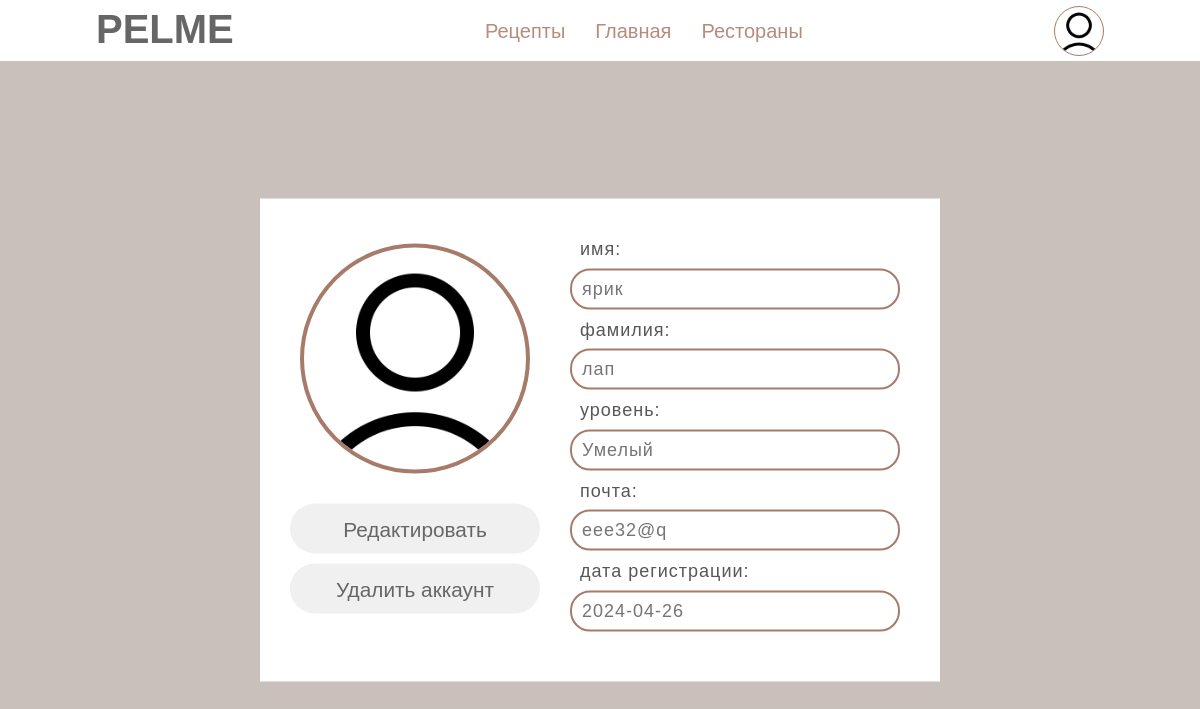
Page /profile_user (signed in) on the committed database.
### data/users.py (models this page shows, shortened)
class User(SqlAlchemyBase, UserMixin):
    __tablename__ = 'users'
    id = sqlalchemy.Column(sqlalchemy.Integer, primary_key=True, autoincrement=True)
    name = sqlalchemy.Column(sqlalchemy.String, nullable=True)
    surname = sqlalchemy.Column(sqlalchemy.String, nullable=True)
    avatar = sqlalchemy.Column(sqlalchemy.String, nullable=True)
    email = sqlalchemy.Column(sqlalchemy.String, unique=True, nullable=True)
    level = sqlalchemy.Column(sqlalchemy.String, nullable=True)
    liked_recipes = sqlalchemy.Column(sqlalchemy.String, nullable=True)
    hashed_password = sqlalchemy.Column(sqlalchemy.String, nullable=True)
    modified_date = sqlalchemy.Column(sqlalchemy.DateTime, default=datetime.datetime.now)
    recipes = orm.relationship("Recipes", back_populates='user')

### main.py (the view)
@app.route('/profile_user')  # страница с профилем авторизированного пользователя
@login_required
def profile_user():
    return render_template('profile_user.html', authenticated=True, user=current_user)

### data/db_session.py (called while the page is built)
def create_session() -> Session:
    global __factory
    return __factory()

### main.py (called while the page is built)
@login_manager.user_loader
def load_user(user_id):
    db_sess = db_session.create_session()
    return db_sess.query(User).get(user_id)

### templates/profile_user.html (shortened to what this page needs)
{% extends "base.html" %}
{% block content %}
<link rel="stylesheet" href="/static/css/profile_user.css">
<div class="screen">
    <div class="content-user">
        <div class="profile">
            <div class="avatar-btn">
                {% if authenticated %}
                <div class="avatarka">
                    <img class="img-avatar-profile" src="{{ '/' + user.avatar }}">
                </div>
                <div class="btns">
                    <button class="btn-profile btn-edit" type="button" onclick="location.href='edit_profile'"> Редактировать</button><br>
                    <button class="btn-profile" type="button" onclick="location.href='delete_profile'"> Удалить аккаунт</button><br>
                </div>
                {% else %}
                <div class="avatarka-left-user">
                    <img class="img-avatar-profile" src="{{ '/' + user.avatar }}">
                </div>
                {% endif %}
            </div>
            <div class="inform">
                <div class="inform-name">
                    <h4 class="text"> имя: </h4>
                    <input class="text-inform" readonly placeholder="{{ user.name }}"></input>
                </div>
                <div class="inform-name">
                    <h4 class="text"> фамилия: </h4>
                    <input class="text-inform" readonly placeholder="{{ user.surname }}"></input>
                </div>
                <div class="inform-name">
                    <h4 class="text"> уровень: </h4>
                    <input class="text-inform" readonly placeholder="{{ user.level }}"></input>
                </div>
                <div class="inform-name">
                    <h4 class="text"> почта: </h4>
                    <input class="text-inform" readonly placeholder="{{ user.email }}"></input>
                </div>
                <div class="inform-name">
                    <h4 class="text"> дата регистрации: </h4>
                    <input class="text-inform" placeholder="{{ user.modified_date.date() }}"></input>
                </div>
            </div>
        </div>
    </div>
</div>
{% endblock %}

### templates/base.html (shortened to what this page needs)
<!doctype html>
<html lang="en">
<head>
    <link rel="stylesheet"
          href="https://stackpath.bootstrapcdn.com/bootstrap/4.4.1/css/bootstrap.min.css"
>
    <link rel="stylesheet" href="/static/css/base.css">
</head>
<body>
    <header>
      <h1 class="logo">PELME</h1>
     <nav>
         <ul>
             <li><a href="/recipes">Рецепты</a></li>
             <li><a href="/">Главная</a></li>
             <li><a href="/restaurants">Рестораны</a></li>
         </ul>
     </nav>
    {% if current_user.is_authenticated %}
     <div class="avatar">
      <li><img class="img-avatar" src="{{ '/' + current_user.avatar }}">
      </li>
     </div>
   {% else %}
    <div class="buttons">
        <button class="btn-regist" type="button" onclick="location.href='regist'">Регистрация</button>
        <button class="btn-come" type="button" onclick="location.href='login'">Войти</button>
    </div>
   {% endif %}
   </header>
<main>
    {% block content %}{% endblock %}
</main>
</body>
</html>

### static/css/base.css (style rules this page uses)
* { margin: 0; padding: 0; box-sizing: border-box; font-family: sans-serif; list-style: none; text-decoration: none; }
body { background-color: #696969; }
header { background-color: #ffffff; position: fixed; top: 0; left: 0; right: 0; display: flex; justify-content: space-between; align-items: center; padding: 0 8%; z-index: 10; }
header .logo { margin-top: 5px; background-color: #ffffff; font-size: 40px; font-weight: 900; color: #666666; transition: .5s; }
header nav ul li { background-color: #ffffff; position: relative; float: left; top: 0; }
header nav ul li a { padding: 15px; color: #b58c7d; font-size: 20px; display: block; }
.avatar { background-color: #ffffff; width: 50px; height: 50px; }
.img-avatar { background-color: #ffffff; width: 100%; height: 100%; border-radius: 70px; border: 1.5px solid #a67b6a; }
nav { background-color: #ffffff; }
div li { background-color: #ffffff; }

### static/css/profile_user.css (style rules this page uses)
body { background-color: #c9c0bb; }
.screen { position: relative; height: 100vh; }
.content-user { background-color: #ffffff; position: absolute; top: 55%; left: 50%; transform: translate(-50%, -50%); padding: 20px 20px 20px 20px; }
.profile { background-color: #ffffff; display: flex; justify-content: space-between; }
.avatarka { background-color: #ffffff; border-radius: 30px; margin-left: 20px; margin-right: 20px; margin-top: 20px; margin-bottom: 20px; }
.img-avatar-profile { background-color: #ffffff; border-radius: 120px; margin-top: 5px; width: 230px; height: 230px; border: 4px solid #a67b6a; }
.avatar-btn { background-color: #ffffff; }
.btn-profile { background-color: #f0f0f0; padding: 10px 20px; height: 50px; width: 250px; outline: none; border: none; border-radius: 30px; cursor: pointer; color: #666666; font-weight: 400; font-size: 0.55cm; }
.btns { background-color: #ffffff; text-align: center; }
.btn-edit { margin-bottom: 10px; margin-top: 10px; }
.inform { background-color: #ffffff; padding: 20px 20px 20px 20px; }
.text-inform { width: 330px; background-color: #ffffff; font-family: sans-serif; letter-spacing: 1px; font-size: 18px; border-radius: 20px; border: 2px solid #a67b6a; padding: 5px 10px 5px 10px; margin-bottom: 10px; }
.inform-name { background-color: #ffffff; }
.text { background-color: #ffffff; color: #575757; font-family: sans-serif; letter-spacing: 1px; font-size: 18px; margin-left: 10px; }

### rows in the picture
User: avatar (picture), name "ярик", surname "лап", level "Умелый", email "eee32@q", modified_date "2024-04-26"
